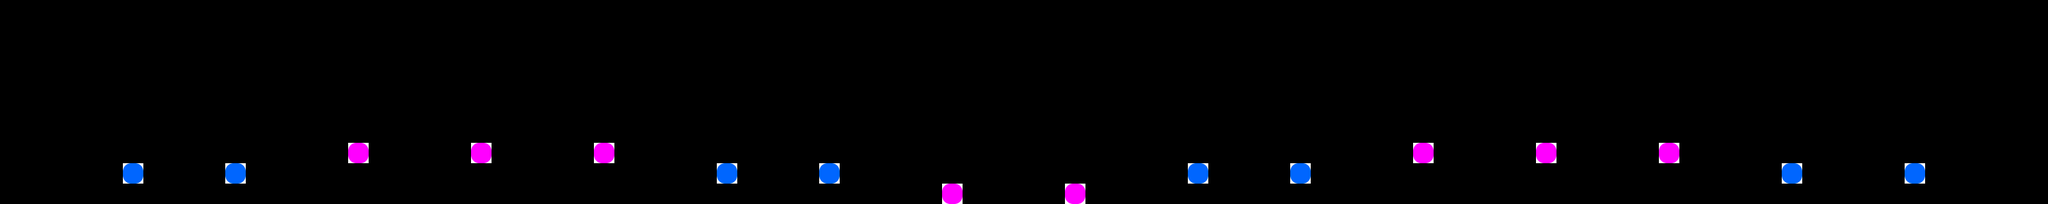

Tiled map render using the project's own tile images. Description and the map definition, with tile-layer contents summarised, below:
An orthogonal 100x10 tile map with 32x32 px tiles, 1 tile layer (ThingLayer), 1 hidden layer not drawn.

<map version="1.0" orientation="orthogonal" width="100" height="10" tilewidth="32" tileheight="32">
 <tileset firstgid="1" name="bg_tmx" tilewidth="32" tileheight="32">
  <image source="bg_tmx.png" width="320" height="320" />
  <tile id="0">
   <properties>
    <property name="isFloor" value="1" />
   </properties>
  </tile>
  <tile id="3">
   <properties>
    <property name="colorType" value="red" />
    <property name="objType" value="life" />
   </properties>
  </tile>
  <tile id="4">
   <properties>
    <property name="colorType" value="blue" />
    <property name="objType" value="star" />
   </properties>
  </tile>
  <tile id="5">
   <properties>
    <property name="colorType" value="pink" />
    <property name="objType" value="star" />
   </properties>
  </tile>
  <tile id="6">
   <properties>
    <property name="colorType" value="blue" />
    <property name="objType" value="box" />
   </properties>
  </tile>
  <tile id="7">
   <properties>
    <property name="colorType" value="pink" />
    <property name="objType" value="box" />
   </properties>
  </tile>
  <tile id="10">
   <properties>
    <property name="isFloor" value="1" />
   </properties>
  </tile>
  <tile id="11">
   <properties>
    <property name="colorType" value="pink" />
    <property name="objType" value="line" />
   </properties>
  </tile>
  <tile id="12">
   <properties>
    <property name="colorType" value="blue" />
    <property name="objType" value="line" />
   </properties>
  </tile>
  <tile id="14">
   <properties>
    <property name="colorType" value="blue" />
    <property name="objType" value="line" />
   </properties>
  </tile>
  <tile id="15">
   <properties>
    <property name="colorType" value="pink" />
    <property name="objType" value="line" />
   </properties>
  </tile>
  <tile id="30">
   <properties>
    <property name="isFloor" value="1" />
   </properties>
  </tile>
  <tile id="31">
   <properties>
    <property name="isFloor" value="1" />
   </properties>
  </tile>
  <tile id="32">
   <properties>
    <property name="isFloor" value="1" />
   </properties>
  </tile>
  <tile id="64">
   <properties>
    <property name="isBaffle" value="1" />
   </properties>
  </tile>
  <tile id="81">
   <properties>
    <property name="ObjTypeId" value="2" />
   </properties>
  </tile>
 </tileset>
 <layer name="FloorLayer" width="100" height="10" visible="0">
  <data>[1000 cells, 0 non-empty, 0 distinct tile ids]</data>
 </layer>
 <layer name="ThingLayer" width="100" height="10">
  <data>[1000 cells, 16 non-empty, 2 distinct tile ids]</data>
 </layer>
</map>
